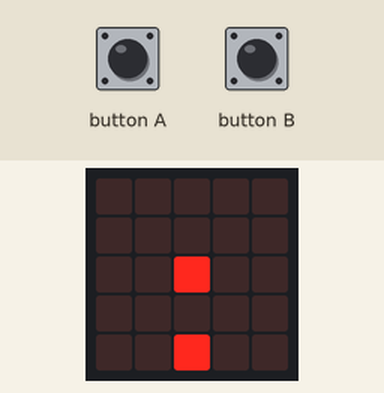
Simulated run of this program. Board: BBC micro:bit (MakeCode). On the bench: the board's 5×5 LED display. Inputs (shaded band) come from the test bench. Random numbers come from a fixed seed; the short countdown, score and lost-life animations are approximate.

Above: at 3.3 s.
3.4 s: button A pressed for 0.15 s
At 3.72 s:
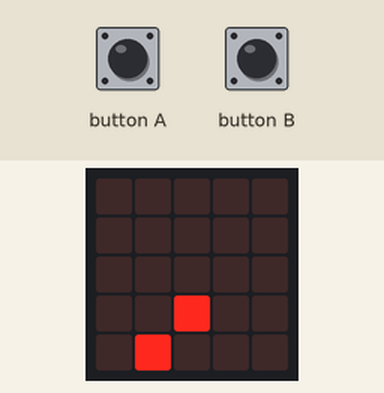
4.1 s: button B pressed for 0.15 s
At 4.57 s:
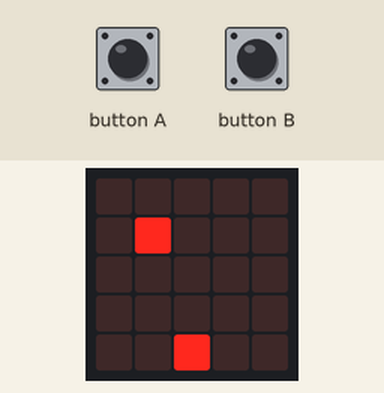
4.8 s: button A pressed for 0.15 s
At 5.46 s:
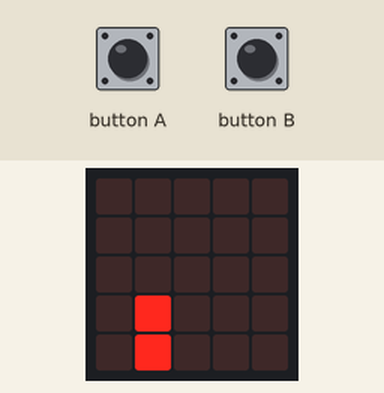
5.5 s: button B pressed for 0.15 s
At 6.01 s:
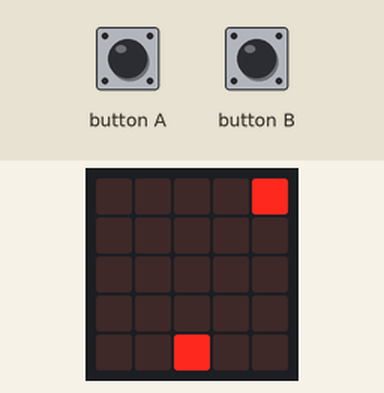
6.2 s: button A pressed for 0.15 s
At 6.82 s:
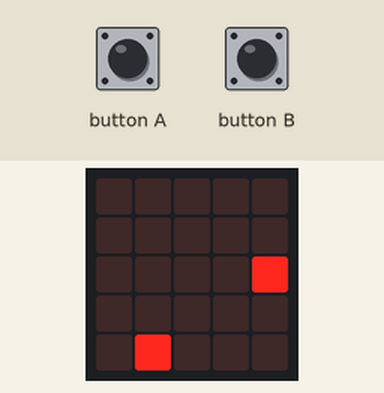
Timing chart, 0 to 9.2 s (numbered marks = the images above; inputs shaded):
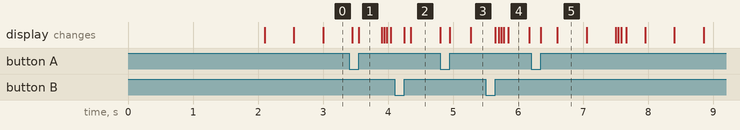

Measured:
- what the display in image 5 shows lasts 0.5 s, from 6.6 s to 7.1 s

The program:

main.ts
```typescript
input.onButtonPressed(Button.A, function () {
    if (isStart) {
        Basket.change(LedSpriteProperty.X, -1)
    }
})
function ResetSpritePosition (sprite: game.LedSprite) {
    sprite.set(LedSpriteProperty.Y, 0)
    sprite.set(LedSpriteProperty.X, randint(0, 4))
}
input.onButtonPressed(Button.B, function () {
    if (isStart) {
        Basket.change(LedSpriteProperty.X, 1)
    }
})
function Init () {
    isStart = 0
    IntermissionTime = 450
    // Tips for starting the game
    basic.showIcon(IconNames.Happy)
    basic.pause(1500)
}
function GameLoop () {
    basic.clearScreen()
    game.setLife(5)
    game.setScore(0)
    isStart = 1
    Basket = game.createSprite(2, 4)
    Fruits = game.createSprite(2, 0)
    while (true) {
        basic.pause(IntermissionTime)
        Fruits.change(LedSpriteProperty.Y, 1)
        if (Fruits.isTouching(Basket)) {
            game.addScore(1)
            ResetSpritePosition(Fruits)
            continue;
        }
        if (Fruits.get(LedSpriteProperty.Y) == 4) {
            game.removeLife(1)
            ResetSpritePosition(Fruits)
            continue;
        }
    }
}
let Fruits: game.LedSprite = null
let IntermissionTime = 0
let Basket: game.LedSprite = null
let isStart = 0
Init()
GameLoop()
```

test.ts
```typescript
// 在此处测试；当此软件包作为插件使用时，将不会编译此软件包。
```
